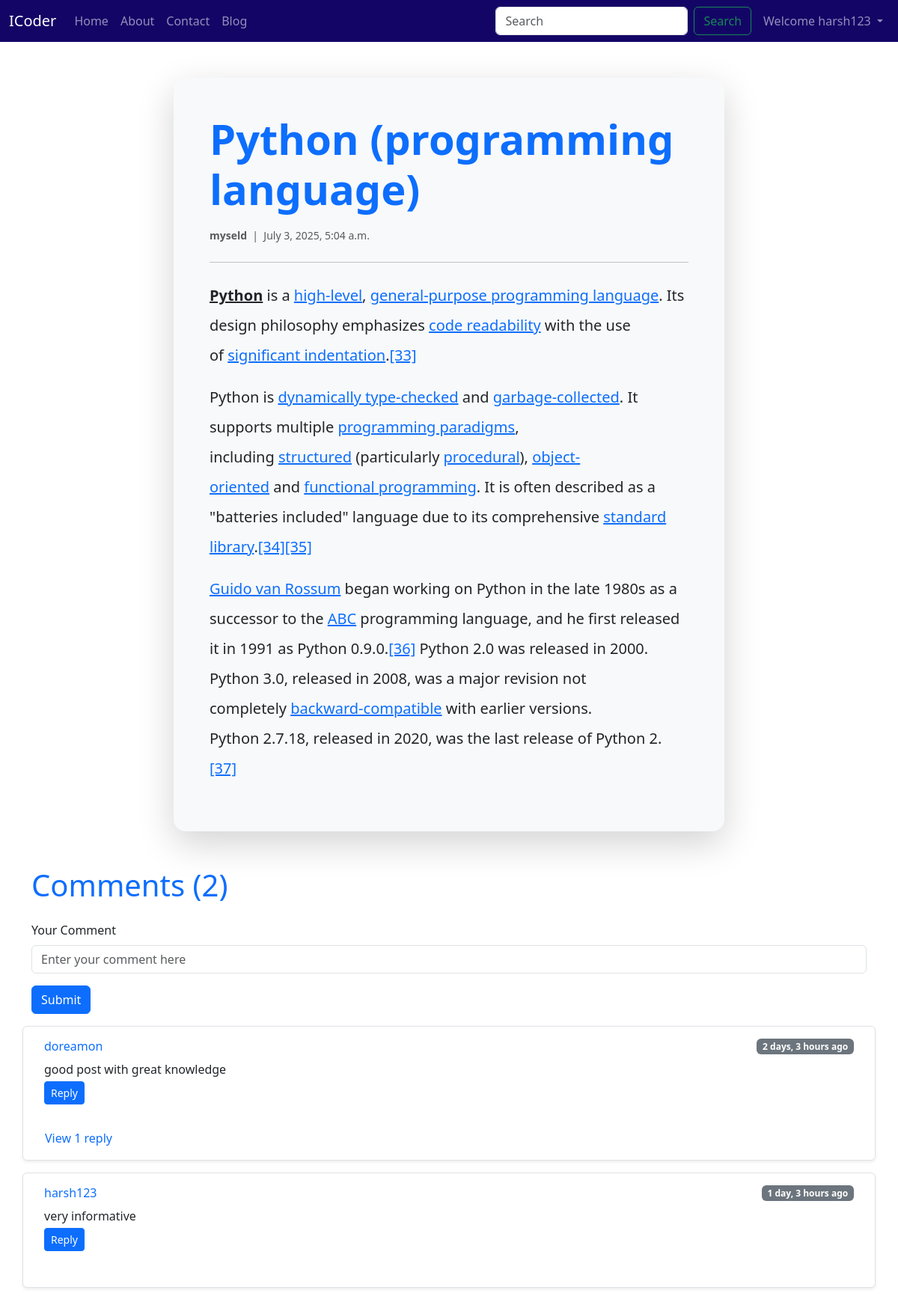
The app's page /blog/first_post (signed in) with its own data.
### blog/models.py (models this page shows, shortened)
class Post(models.Model):
    sno = models.AutoField(primary_key=True)
    title = models.CharField(max_length=255)
    content = RichTextField()
    author = models.CharField(max_length=100)
    slug = models.CharField(max_length=130)
    timestamp = models.DateTimeField(blank=True)

class BlogComment(models.Model):
    sno=models.AutoField(primary_key=True)
    comment=models.TextField()
    user=models.ForeignKey(User,on_delete=models.CASCADE)
    post=models.ForeignKey(Post,on_delete=models.CASCADE)
    parent=models.ForeignKey("self",on_delete=models.CASCADE,null=True)
    timestamp=models.DateTimeField(default=now)

### blog/views.py (the view)
# urls.py: path("<str:slug>", views.blogPost, name="blogPost"),
def blogPost(request, slug):
    post=Post.objects.filter(slug=slug).first()
    comments=BlogComment.objects.filter(post=post,parent=None)
    comments = comments.prefetch_related('blogcomment_set')
    context={
        'post': post,
        "comments":comments,
    }
    return render(request, 'blog/blogPost.html',context)

### templates/blog/blogPost.html (shortened to what this page needs)
{% extends "base.html" %}
{% block content %}
{% load humanize %}
<div class="container my-5">
    <div class="row justify-content-center">
        <div class="col-md-10 col-lg-8">
            <div class="card shadow-lg border-0 rounded-4 bg-light">
                <div class="card-body p-5">
                    <h1 class="display-4 fw-bold mb-3 text-primary">{{ post.title }}</h1>
                    <div class="mb-4">
                        <small class="text-muted">
                             <strong>{{ post.author }}</strong> &nbsp;|&nbsp;
                             {{ post.timestamp }}
                        </small>
                    </div>
                    <hr class="mb-4">
                    <div class="fs-5 text-dark lh-lg">
                        {{ post.content | safe }}
                    </div>
                </div>
            </div>
        </div>
    </div>
</div>
<div class="container my-5">
    <h1 class="mb-4 text-primary">Comments ({{ comments.count }})</h1>
    {% if user.is_authenticated %}
    <form action="/blog/postComment" method="post" class="mt-4">
        <div class="mb-3">
            <label for="comment" class="form-label">Your Comment</label>
            <input type="text" class="form-control" id="comment" name="comment" placeholder="Enter your comment here"
                required>
        </div>
        <button type="submit" class="btn btn-primary">Submit</button>
    </form>
    {% endif %}
    {% for comment in comments %}
    <div class="row my-3 p-3 bg-white rounded border shadow-sm">
        <div class="col-md-12">
            <div class="d-flex justify-content-between align-items-center mb-2">
                <h6 class="mb-0 text-primary">{{ comment.user.username }}</h6>
                <span class="badge bg-secondary">{{ comment.timestamp|naturaltime }}</span>
            </div>
            <p class="mb-1">{{ comment.comment }}</p>
        </div>
        <div class="reply mx-0">
            {% if user.is_authenticated %}
            <p class="d-inline-flex gap-1">
                <button class="btn btn-sm btn-primary" type="button" data-bs-toggle="collapse"
                    data-bs-target="#replyBox{{ comment.sno }}">
                    Reply
                </button>
            </p>
            {% endif %}
            <div class="replies mt-3">
                {% with comment.blogcomment_set.all as replies %}
                {% if replies %}
                <button class="btn btn-link text-decoration-none text-primary p-0" type="button"
                    data-bs-toggle="collapse" data-bs-target="#replies-{{ comment.sno }}">
                    View {{ replies|length }} repl{% if replies|length > 1 %}ies{% else %}y{% endif %}
                </button>
                {% endif %}
                {% endwith %}
            </div>
        </div>
    </div>
    {% endfor %}
</div>
{% endblock %}

### templates/base.html (shortened to what this page needs)
<!doctype html>
<html lang="en">
<head>
    <link href="https://cdn.jsdelivr.net/npm/bootstrap@5.3.7/dist/css/bootstrap.min.css" rel="stylesheet"
>
</head>
<body>
    <nav class="navbar navbar-expand-lg navbar-dark bg-dark cl">
        <div class="container-fluid">
            <a class="navbar-brand" href="/">ICoder</a>
            <div class="collapse navbar-collapse" id="navbarSupportedContent">
                <ul class="navbar-nav me-auto mb-2 mb-lg-0">
                    <li class="nav-item">
                        <a class="nav-link {% block homeactive %}  {% endblock %}" aria-current="page" href="/">Home</a>
                    </li>
                    <li class="nav-item">
                        <a class="nav-link  {% block aboutactive %}  {% endblock %} " href="/about">About</a>
                    </li>
                    <li class="nav-item">
                        <a class="nav-link {% block contactactive %}  {% endblock %} " href="/contact">Contact</a>
                    </li>
                    <li class="nav-item">
                        <a class="nav-link {% block blogactive %}  {% endblock %}" href="/blog">Blog</a>
                    </li>
                </ul>
                <form class="d-flex" role="search" method="GET" action="/search">
                    <input class="form-control me-2" name="search" id="search" type="search" placeholder="Search"
                        aria-label="Search" />
                    <button class="btn btn-outline-success me-2" type="submit">Search</button>
                </form>
                {% if user.is_authenticated %}
                <ul class="navbar-nav mr-auto">
                    <li class="nav-item dropdown">
                        <a class="nav-link dropdown-toggle" href="#" role="button" data-bs-toggle="dropdown"
                            aria-expanded="false">
                            Welcome {{request.user}}
                        </a>
                    </li>
                </ul>
                {% endif %}
            </div>
        </div>
    </nav>
    {% block content %} {% endblock %}
</body>
</html>

### templates/base.html (style rules this page uses)
.cl { background-color: #130566 !important; color: #ffffff !important; }

### records on screen
Post: title "Python (programming language)", author "myseld", timestamp "July 3, 2025, 5:04 a.m.", content "Python is a high-level , general-purpose programming language . Its design philosophy emphasizes code readability with the use of significant indentation . [33] Python is dynamically type-checked and garbage-collected . It supports multiple programming paradigms , including structured (particularly procedural ), object-oriented and functional programming . It is often described as a \"batteries included\" language due to its comprehensive standard library . [34] [35] Guido van Rossum began working on Python in the late 1980s as a successor to the ABC programming language, and he first released it in 1991 as Python 0.9.0. [36] Python 2.0 was released in 2000. Python 3.0, released in 2008, was…"
BlogComment: user.username "doreamon", timestamp "2 days, 3 hours ago", comment "good post with great knowledge", blogcomment_set.all|length "1"
BlogComment: user.username "harsh123", timestamp "1 day, 3 hours ago", comment "very informative"

### other values on screen
{{ request.user }} "harsh123"
{{ comments.count }} "2"
